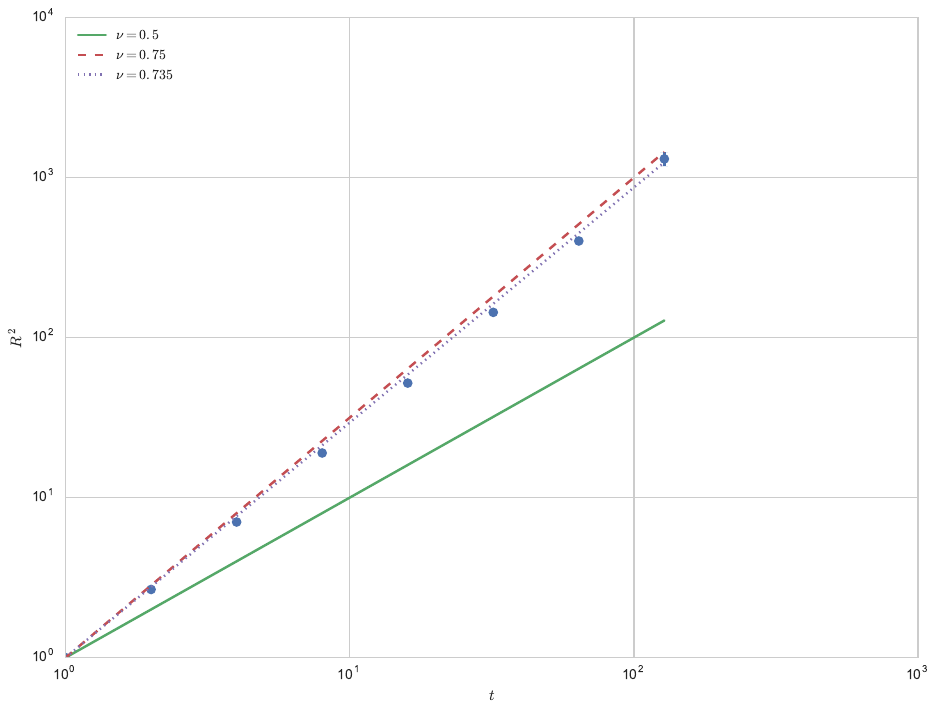

Recreate this plot in Python.
import numpy as np
import random as ran
import matplotlib.pylab as plt
import time
import seaborn as sns # Makes plots look nicer
from scipy.optimize import curve_fit

def step():
    # Discrete, unbiased step in 2 dimensions. Left, right, up or down
    dr = ran.choice([[-1, 0], [1, 0], [0, 1], [0, -1]])
    return np.array(dr)

def saw(t_sample):
    # Performs a self-avoiding random walk in 2 dimensions until in collides
    #  with itself. Returns R^2 values at the given sample steps

    # Start at the origin
    r = np.zeros(2)
    dr = np.zeros(2)
    r2_sample = []
    t_max = np.max(t_sample)

    # Keep track of all positions that have been visited
    visited = [list(r)]

    for t in range(1, t_max+1):
        # Generate a new 2d step
        new_dr = step()
        # Prevent backtracking to save computation time
        while (new_dr == -dr).all():
            new_dr = step()

        dr = new_dr
        r += dr

        # Break the loop if this position has already been visited
        if list(r) in visited:
            break
        else:
            visited.append(list(r))
            # Increment step number and record length if at a sample point
            if t in t_sample:
                r2_sample.append(r.dot(r))

    return r2_sample 

def sample(N, t_sample):
    # Performs N self-avoiding random walks, sampling at the given steps

    # This list will contain R^2 samples at each time sample point. We use
    #  lists instead of arrays beause we don't know the array size a priori
    r2_samples = [ [] for i in range(len(t_sample)) ]

    for n in range(N):
        r2_sample = saw(t_sample)

        # Loop over time points and append to the appropriate list
        for t,r2 in enumerate(r2_sample):
            r2_samples[t].append(r2)
        
        # Print out progress at powers of 10
        if np.log10(n+1).is_integer():
            print('Step %d' % (n+1))

    return r2_samples

def plot_length():
    sns.set(style='whitegrid') # Comment out if not using seaborn
    N = int(1e8)
    t_sample = [2**i for i in range(11)]

    r2_samples = sample(N, t_sample)

    fig, ax = plt.subplots(figsize=(11,8))

    r2_mean = []
    r2_err = []
    r2_std = []
    counts = []
    for t,r2 in enumerate(r2_samples):
        if len(r2) > 1:
            r2_mean.append(np.mean(r2))
            r2_std.append(np.std(r2))
            r2_err.append(np.std(r2) / np.sqrt(len(r2)))
            counts.append(len(r2))
    
    ax.errorbar(t_sample[:len(r2_mean)], r2_mean, yerr=r2_err,
                marker='o', ls='None')
    # Save the data to a text file as well as plotting
    data = np.asarray([t_sample[:len(r2_mean)], r2_mean, r2_std, r2_err, counts])
    np.savetxt('saw.csv', data, delimiter=',')

    power_law = lambda x, nu: x**nu
    L = np.array(t_sample[:len(r2_mean)])
    # First, the scaling of a typical random walk
    R = power_law(L, 0.5)
    ax.plot(L, R**2, '-', label=r'$\nu = 0.5$')
    # Second, the two-dimensional theoretical exponent (given by Sethna)
    R = power_law(L, 0.75)
    ax.plot(L, R**2, '--', label=r'$\nu = 0.75$'))
    # Third, a least squares fit
    popt, pcov = curve_fit(power_law, L, np.sqrt(r2_mean))
    nu = popt[0]
    R = power_law(L, nu)
    ax.plot(L, R**2, ':', label=r'$\nu = %.3f$' % nu)

    ax.set_xscale('log')
    ax.set_yscale('log')
    ax.set_ylabel('$R^2$')
    ax.set_xlabel('$t$')

    ax.legend()
    fig.savefig('saw.pdf', bbox_inches='tight')

start_time = time.time()
plot_length()
print('Run time = %.1f seconds' % (time.time() - start_time))

